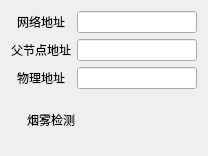
<?xml version="1.0" encoding="UTF-8"?>
<ui version="4.0">
 <class>Smoke</class>
 <widget class="QWidget" name="Smoke">
  <property name="geometry">
   <rect>
    <x>0</x>
    <y>0</y>
    <width>208</width>
    <height>148</height>
   </rect>
  </property>
  <layout class="QGridLayout" name="gridLayout">
   <item row="0" column="0">
    <widget class="QLabel" name="label_2">
     <property name="text">
      <string>网络地址</string>
     </property>
     <property name="alignment">
      <set>Qt::AlignCenter</set>
     </property>
    </widget>
   </item>
   <item row="0" column="1">
    <widget class="QLineEdit" name="nwkAddrEdit"/>
   </item>
   <item row="1" column="0">
    <widget class="QLabel" name="label_3">
     <property name="text">
      <string>父节点地址</string>
     </property>
     <property name="alignment">
      <set>Qt::AlignCenter</set>
     </property>
    </widget>
   </item>
   <item row="1" column="1">
    <widget class="QLineEdit" name="parAddrEdit"/>
   </item>
   <item row="2" column="0">
    <widget class="QLabel" name="label_4">
     <property name="text">
      <string>物理地址</string>
     </property>
     <property name="alignment">
      <set>Qt::AlignCenter</set>
     </property>
    </widget>
   </item>
   <item row="2" column="1">
    <widget class="QLineEdit" name="hwAddrEdit"/>
   </item>
   <item row="3" column="0" colspan="2">
    <layout class="QHBoxLayout" name="horizontalLayout">
     <item>
      <spacer name="horizontalSpacer_3">
       <property name="orientation">
        <enum>Qt::Horizontal</enum>
       </property>
       <property name="sizeType">
        <enum>QSizePolicy::Fixed</enum>
       </property>
       <property name="sizeHint" stdset="0">
        <size>
         <width>5</width>
         <height>20</height>
        </size>
       </property>
      </spacer>
     </item>
     <item>
      <widget class="QLabel" name="label_5">
       <property name="sizePolicy">
        <sizepolicy hsizetype="Fixed" vsizetype="Fixed">
         <horstretch>0</horstretch>
         <verstretch>0</verstretch>
        </sizepolicy>
       </property>
       <property name="minimumSize">
        <size>
         <width>70</width>
         <height>50</height>
        </size>
       </property>
       <property name="text">
        <string>烟雾检测</string>
       </property>
       <property name="alignment">
        <set>Qt::AlignCenter</set>
       </property>
      </widget>
     </item>
     <item>
      <spacer name="horizontalSpacer">
       <property name="orientation">
        <enum>Qt::Horizontal</enum>
       </property>
       <property name="sizeHint" stdset="0">
        <size>
         <width>40</width>
         <height>20</height>
        </size>
       </property>
      </spacer>
     </item>
     <item>
      <widget class="QLabel" name="labelPic">
       <property name="sizePolicy">
        <sizepolicy hsizetype="Fixed" vsizetype="Fixed">
         <horstretch>0</horstretch>
         <verstretch>0</verstretch>
        </sizepolicy>
       </property>
       <property name="maximumSize">
        <size>
         <width>50</width>
         <height>50</height>
        </size>
       </property>
       <property name="text">
        <string/>
       </property>
      </widget>
     </item>
     <item>
      <spacer name="horizontalSpacer_2">
       <property name="orientation">
        <enum>Qt::Horizontal</enum>
       </property>
       <property name="sizeHint" stdset="0">
        <size>
         <width>40</width>
         <height>20</height>
        </size>
       </property>
      </spacer>
     </item>
    </layout>
   </item>
  </layout>
 </widget>
 <resources/>
 <connections/>
</ui>
